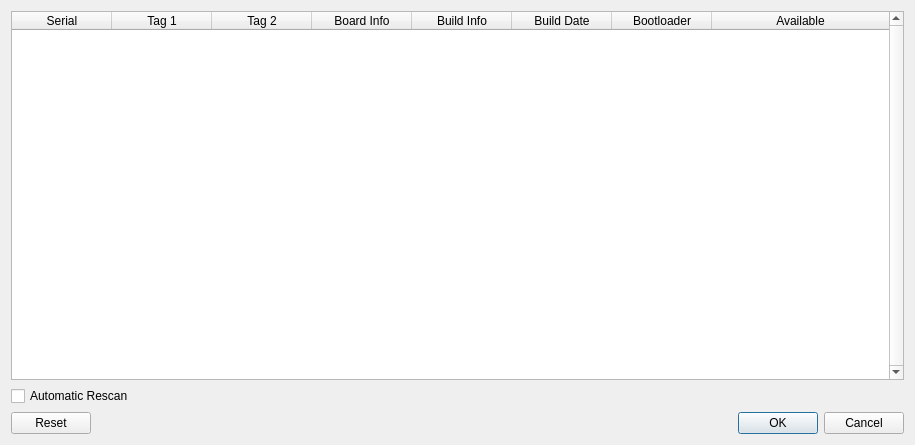
<?xml version="1.0" encoding="UTF-8"?>
<ui version="4.0">
 <class>TCPConnectDialog</class>
 <widget class="QDialog" name="TCPConnectDialog">
  <property name="geometry">
   <rect>
    <x>0</x>
    <y>0</y>
    <width>915</width>
    <height>445</height>
   </rect>
  </property>
  <property name="windowTitle">
   <string>TCP Devices</string>
  </property>
  <layout class="QVBoxLayout" name="verticalLayout">
   <item>
    <widget class="QTableWidget" name="tableWidget">
     <property name="verticalScrollBarPolicy">
      <enum>Qt::ScrollBarAlwaysOn</enum>
     </property>
     <property name="editTriggers">
      <set>QAbstractItemView::NoEditTriggers</set>
     </property>
     <property name="selectionBehavior">
      <enum>QAbstractItemView::SelectRows</enum>
     </property>
     <property name="horizontalScrollMode">
      <enum>QAbstractItemView::ScrollPerPixel</enum>
     </property>
     <attribute name="horizontalHeaderHighlightSections">
      <bool>false</bool>
     </attribute>
     <attribute name="horizontalHeaderStretchLastSection">
      <bool>true</bool>
     </attribute>
     <attribute name="verticalHeaderVisible">
      <bool>false</bool>
     </attribute>
     <column>
      <property name="text">
       <string>Serial</string>
      </property>
     </column>
     <column>
      <property name="text">
       <string>Tag 1</string>
      </property>
     </column>
     <column>
      <property name="text">
       <string>Tag 2</string>
      </property>
     </column>
     <column>
      <property name="text">
       <string>Board Info</string>
      </property>
     </column>
     <column>
      <property name="text">
       <string>Build Info</string>
      </property>
     </column>
     <column>
      <property name="text">
       <string>Build Date</string>
      </property>
     </column>
     <column>
      <property name="text">
       <string>Bootloader</string>
      </property>
     </column>
     <column>
      <property name="text">
       <string>Available</string>
      </property>
     </column>
    </widget>
   </item>
   <item>
    <widget class="QCheckBox" name="automaticRescan">
     <property name="text">
      <string>Automatic Rescan</string>
     </property>
    </widget>
   </item>
   <item>
    <widget class="QDialogButtonBox" name="buttonBox">
     <property name="orientation">
      <enum>Qt::Horizontal</enum>
     </property>
     <property name="standardButtons">
      <set>QDialogButtonBox::Cancel|QDialogButtonBox::Ok|QDialogButtonBox::Reset</set>
     </property>
    </widget>
   </item>
  </layout>
 </widget>
 <resources/>
 <connections>
  <connection>
   <sender>buttonBox</sender>
   <signal>accepted()</signal>
   <receiver>TCPConnectDialog</receiver>
   <slot>accept()</slot>
   <hints>
    <hint type="sourcelabel">
     <x>257</x>
     <y>435</y>
    </hint>
    <hint type="destinationlabel">
     <x>157</x>
     <y>274</y>
    </hint>
   </hints>
  </connection>
  <connection>
   <sender>buttonBox</sender>
   <signal>rejected()</signal>
   <receiver>TCPConnectDialog</receiver>
   <slot>reject()</slot>
   <hints>
    <hint type="sourcelabel">
     <x>325</x>
     <y>435</y>
    </hint>
    <hint type="destinationlabel">
     <x>286</x>
     <y>274</y>
    </hint>
   </hints>
  </connection>
 </connections>
</ui>
